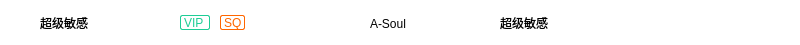
<?xml version="1.0" encoding="UTF-8"?>
<ui version="4.0">
 <class>ListItemBox</class>
 <widget class="QWidget" name="ListItemBox">
  <property name="geometry">
   <rect>
    <x>0</x>
    <y>0</y>
    <width>800</width>
    <height>45</height>
   </rect>
  </property>
  <property name="windowTitle">
   <string>Form</string>
  </property>
  <property name="styleSheet">
   <string notr="true">background-color:transparent;</string>
  </property>
  <layout class="QHBoxLayout" name="horizontalLayout">
   <property name="spacing">
    <number>0</number>
   </property>
   <property name="leftMargin">
    <number>0</number>
   </property>
   <property name="topMargin">
    <number>0</number>
   </property>
   <property name="rightMargin">
    <number>0</number>
   </property>
   <property name="bottomMargin">
    <number>0</number>
   </property>
   <item>
    <widget class="QWidget" name="musicNameBox" native="true">
     <property name="minimumSize">
      <size>
       <width>360</width>
       <height>0</height>
      </size>
     </property>
     <property name="maximumSize">
      <size>
       <width>360</width>
       <height>16777215</height>
      </size>
     </property>
     <property name="styleSheet">
      <string notr="true"/>
     </property>
     <layout class="QHBoxLayout" name="horizontalLayout_2">
      <property name="spacing">
       <number>10</number>
      </property>
      <property name="leftMargin">
       <number>10</number>
      </property>
      <property name="topMargin">
       <number>0</number>
      </property>
      <property name="rightMargin">
       <number>0</number>
      </property>
      <property name="bottomMargin">
       <number>0</number>
      </property>
      <item>
       <widget class="QPushButton" name="likeBtn">
        <property name="minimumSize">
         <size>
          <width>20</width>
          <height>20</height>
         </size>
        </property>
        <property name="maximumSize">
         <size>
          <width>20</width>
          <height>20</height>
         </size>
        </property>
        <property name="styleSheet">
         <string notr="true">#likeBtn
{
 border:none;

}
</string>
        </property>
        <property name="text">
         <string/>
        </property>
       </widget>
      </item>
      <item>
       <widget class="QLabel" name="musicNameLabel">
        <property name="minimumSize">
         <size>
          <width>130</width>
          <height>0</height>
         </size>
        </property>
        <property name="maximumSize">
         <size>
          <width>130</width>
          <height>16777215</height>
         </size>
        </property>
        <property name="text">
         <string>超级敏感</string>
        </property>
       </widget>
      </item>
      <item>
       <widget class="QLabel" name="VIPLabel">
        <property name="minimumSize">
         <size>
          <width>30</width>
          <height>15</height>
         </size>
        </property>
        <property name="maximumSize">
         <size>
          <width>30</width>
          <height>15</height>
         </size>
        </property>
        <property name="styleSheet">
         <string notr="true">#VIPLabel
{
 border:1px solid #1ECD96;
 color:#1ECD96;
 border-radius:2px;
}</string>
        </property>
        <property name="text">
         <string>VIP</string>
        </property>
       </widget>
      </item>
      <item>
       <widget class="QLabel" name="SQLabel">
        <property name="minimumSize">
         <size>
          <width>25</width>
          <height>15</height>
         </size>
        </property>
        <property name="maximumSize">
         <size>
          <width>25</width>
          <height>15</height>
         </size>
        </property>
        <property name="styleSheet">
         <string notr="true">#SQLabel
{
  border:1px solid #FF6600;
  color:#FF6600;
  border-radius:2px;
 }</string>
        </property>
        <property name="text">
         <string>SQ</string>
        </property>
       </widget>
      </item>
      <item>
       <spacer name="horizontalSpacer">
        <property name="orientation">
         <enum>Qt::Horizontal</enum>
        </property>
        <property name="sizeHint" stdset="0">
         <size>
          <width>102</width>
          <height>20</height>
         </size>
        </property>
       </spacer>
      </item>
     </layout>
     <zorder>musicNameLabel</zorder>
     <zorder>VIPLabel</zorder>
     <zorder>SQLabel</zorder>
     <zorder>likeBtn</zorder>
    </widget>
   </item>
   <item>
    <widget class="QWidget" name="musicSingerBox" native="true">
     <property name="styleSheet">
      <string notr="true"/>
     </property>
     <widget class="QLabel" name="musicSingerLabel">
      <property name="geometry">
       <rect>
        <x>10</x>
        <y>10</y>
        <width>201</width>
        <height>27</height>
       </rect>
      </property>
      <property name="styleSheet">
       <string notr="true">#musicSingerNameLabel
{
	background-color: transparent;
}</string>
      </property>
      <property name="text">
       <string>A-Soul</string>
      </property>
     </widget>
    </widget>
   </item>
   <item>
    <widget class="QWidget" name="musicAlbumBox" native="true">
     <property name="minimumSize">
      <size>
       <width>300</width>
       <height>0</height>
      </size>
     </property>
     <property name="maximumSize">
      <size>
       <width>200</width>
       <height>16777215</height>
      </size>
     </property>
     <property name="styleSheet">
      <string notr="true"/>
     </property>
     <layout class="QHBoxLayout" name="horizontalLayout_4">
      <property name="spacing">
       <number>0</number>
      </property>
      <property name="leftMargin">
       <number>0</number>
      </property>
      <property name="topMargin">
       <number>0</number>
      </property>
      <property name="rightMargin">
       <number>0</number>
      </property>
      <property name="bottomMargin">
       <number>0</number>
      </property>
      <item>
       <widget class="QLabel" name="musicAlbumLabel">
        <property name="styleSheet">
         <string notr="true"/>
        </property>
        <property name="text">
         <string>超级敏感</string>
        </property>
        <property name="wordWrap">
         <bool>true</bool>
        </property>
       </widget>
      </item>
     </layout>
    </widget>
   </item>
  </layout>
 </widget>
 <resources/>
 <connections/>
</ui>
